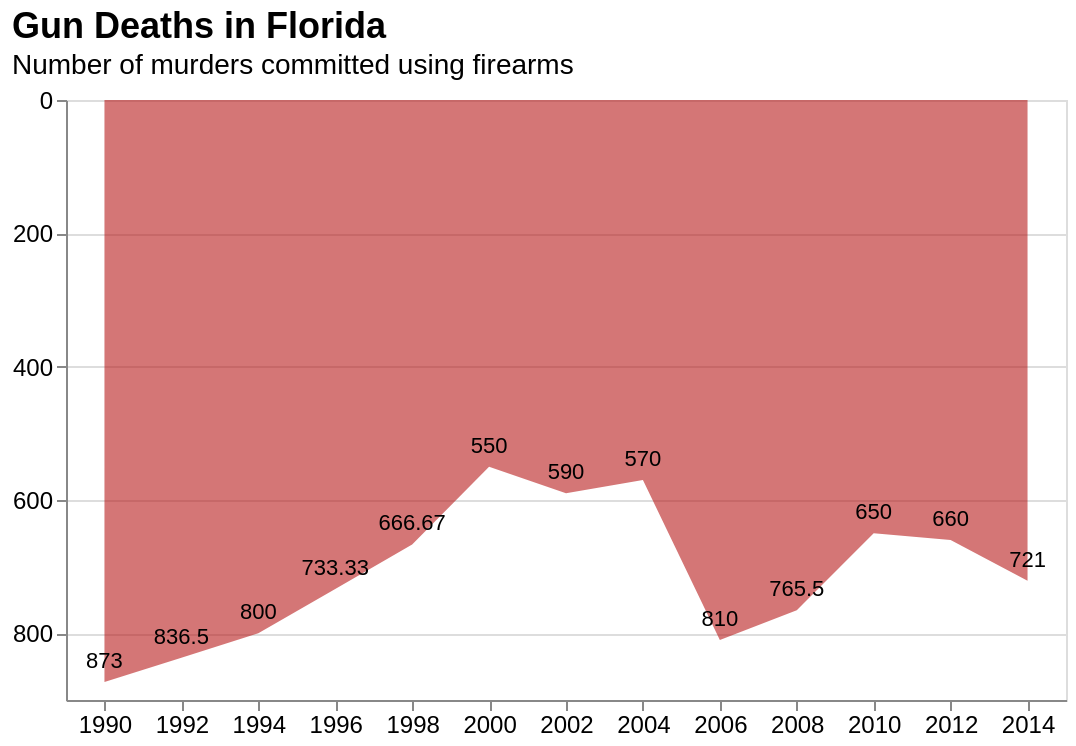

This figure's Vega-Lite source:
### Vega-Lite specification from a JSON file in a GitHub repository (floating-point values rounded to 4 significant figures)
{"$schema": "https://vega.github.io/schema/vega-lite/v5.json", "title": {"text": "Gun Deaths in Florida", "anchor": "start", "subtitle": "Number of murders committed using firearms", "fontSize": "18", "subtitleFontSize": "14", "color": "#000000", "subtitleColor": "#000000"}, "data": {"values": [{"year": 1990, "deaths": 873}, {"year": 1992, "deaths": 836.5}, {"year": 1994, "deaths": 800}, {"year": 1996, "deaths": 733.3}, {"year": 1998, "deaths": 666.7}, {"year": 2000, "deaths": 550}, {"year": 2002, "deaths": 590}, {"year": 2004, "deaths": 570}, {"year": 2006, "deaths": 810}, {"year": 2008, "deaths": 765.5}, {"year": 2010, "deaths": 650}, {"year": 2012, "deaths": 660}, {"year": 2014, "deaths": 721}]}, "width": 500, "height": 300, "mark": {"type": "line", "point": true, "color": "black", "strokeWidth": 2}, "encoding": {"x": {"field": "year", "type": "ordinal", "axis": {"title": "", "labelAngle": 0}}, "y": {"field": "deaths", "type": "quantitative", "scale": {"reverse": true}, "axis": {"title": "", "grid": true, "labelFontSize": 12, "titleFontSize": 14, "tickCount": 5}}}, "layer": [{"mark": {"type": "area", "color": "#b71c1c", "opacity": 0.6}}, {"mark": {"type": "text", "dy": -10}, "encoding": {"text": {"field": "deaths", "type": "quantitative"}}}], "config": {"axis": {"labelFontSize": 12, "titleFontSize": 14}}}
